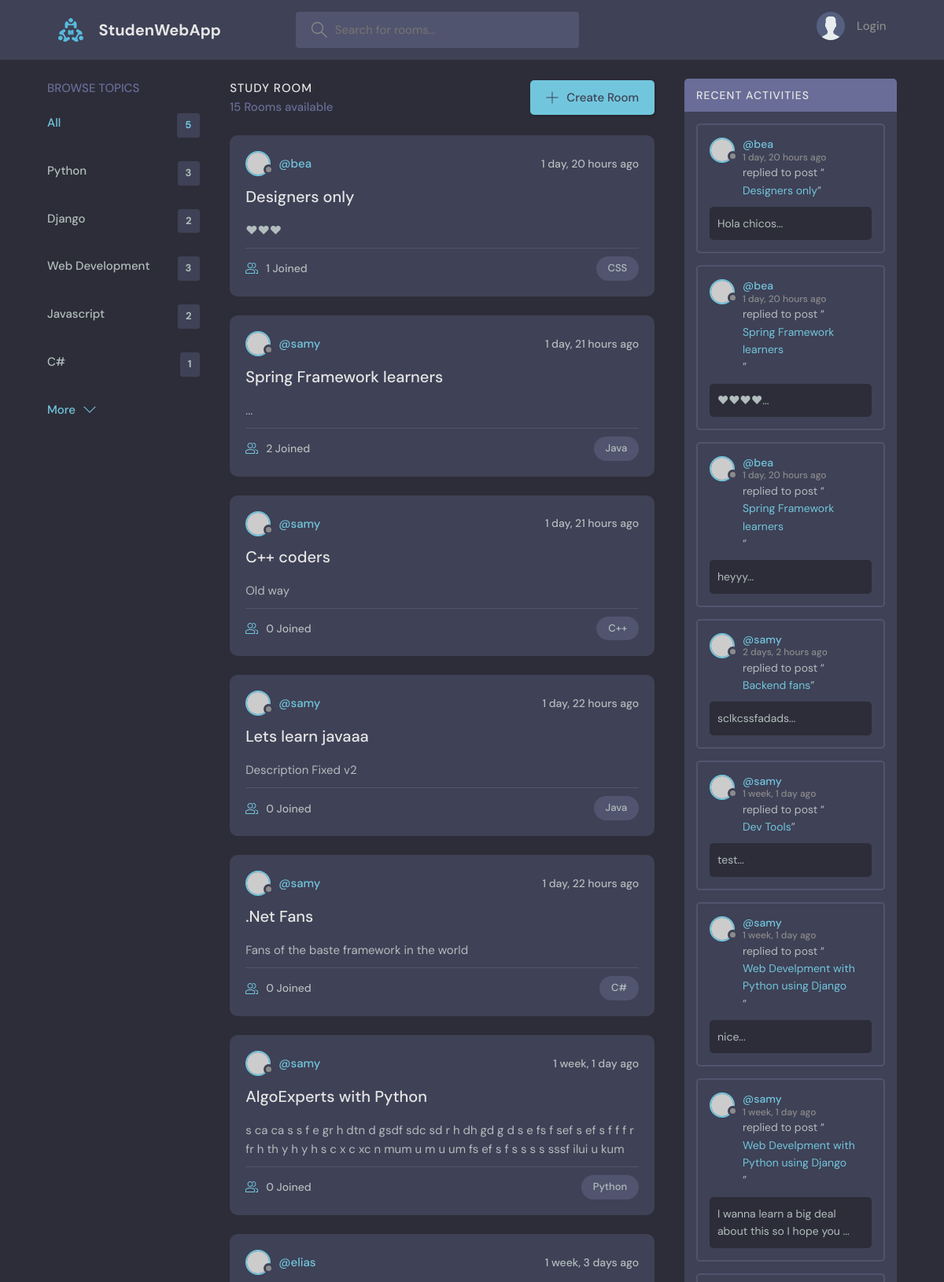
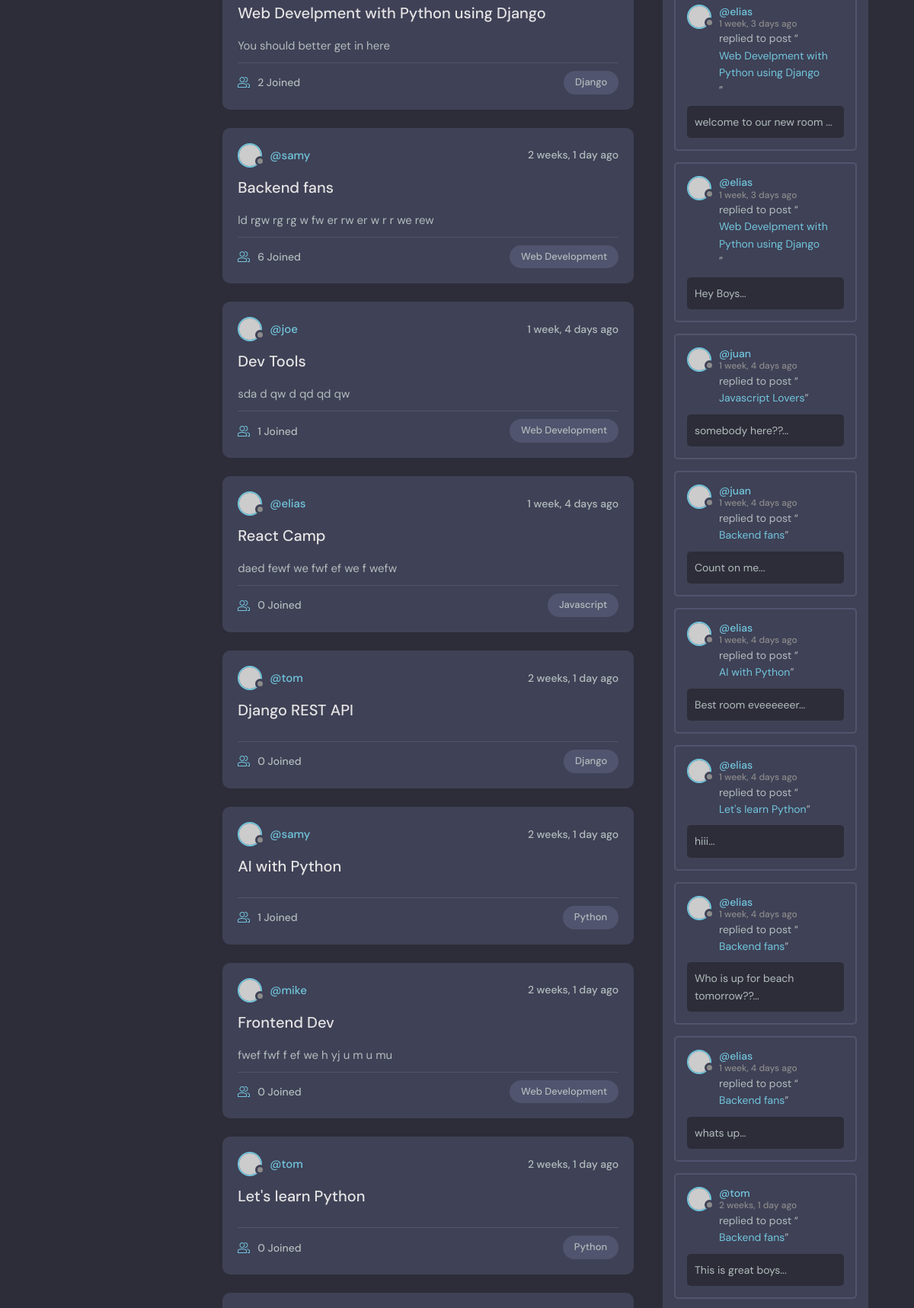
The page / (upper part) on the database its author committed (2 pictures, top to bottom).
### base/models.py (models this page shows, shortened)
class Topic(models.Model):
    name = models.CharField(max_length=200)

class Room(models.Model):
    host = models.ForeignKey(User, on_delete=models.SET_NULL, null=True)
    topic = models.ForeignKey(Topic, on_delete=models.SET_NULL, null=True)
    name = models.CharField(max_length=200)
    description = models.TextField(null=True, blank=True)
    participants = models.ManyToManyField(User, related_name="participants", blank=True)
    updated = models.DateTimeField(auto_now=True)
    created = models.DateTimeField(auto_now_add=True)
    class Meta:
        ordering = ['-updated','-created']

class Message(models.Model):
    user = models.ForeignKey(User, on_delete=models.CASCADE)
    room = models.ForeignKey( Room, on_delete=models.CASCADE)
    body = models.TextField()
    updated = models.DateTimeField(auto_now=True)
    created = models.DateTimeField(auto_now_add=True)
    class Meta:
        ordering = ['-updated','-created']
    def __str__(self) -> str:
        return self.body[0:50]

### base/views.py (the view)
# urls.py: path('', views.home, name="home"),
def home(request):
    q = request.GET.get('q') if request.GET.get('q') != None else ''
    rooms = Room.objects.filter(Q(topic__name__icontains = q) | Q(name__icontains = q) | Q(description__icontains = q))
    topics = Topic.objects.all()[0:5]
    room_count = rooms.count()
    room_messages = Message.objects.filter(Q(room__name__icontains = q))
    context =  {'rooms':rooms, "topics":topics, 'room_count': room_count, "room_messages": room_messages}
    return render(request, 'base/home.html', context)

### base/templates/base/home.html (shortened to what this page needs)
{% extends 'layout.html' %}
{% block mainBlock %}
<main class="layout layout--3">
  <div class="container">
    {% include 'base/topics_components.html' %}
    <div class="roomList">
      <div class="roomList__header">
        <div>
          <h2>Study Room</h2>
          <p>{{ room_count }} Rooms available</p>
        </div>
        <a class="btn btn--main" href="{% url 'create-room' %}">
          <svg version="1.1" xmlns="http://www.w3.org/2000/svg" width="32" height="32" viewBox="0 0 32 32">
            <title>add</title>
            <path
              d="M16.943 0.943h-1.885v14.115h-14.115v1.885h14.115v14.115h1.885v-14.115h14.115v-1.885h-14.115v-14.115z"
            ></path>
          </svg>
          Create Room
        </a>
      </div>
      {% include 'base/feed_component.html' %}
    </div>
    {% include 'base/activity_component.html' %}
  </div>
</main>
{% endblock mainBlock %}

### base/templates/base/topics_components.html
<div class="topics">
    <div class="topics__header">
      <h2>Browse Topics</h2>
    </div>
    <ul class="topics__list">
      <li>
        <a href="{% url 'home' %}" class="active">All <span>{{ topics.count }}</span></a>
      </li>
      {% for topic in topics  %}
        <li>
            <a href="{% url 'home' %}?q={{ topic.name }}">{{ topic.name }}<span>{{ topic.room_set.all.count }}</span></a>
        </li>
      {% endfor %}
    </ul>
    <a class="btn btn--link" href="{% url 'topics' %}">
      More
      <svg version="1.1" xmlns="http://www.w3.org/2000/svg" width="32" height="32" viewBox="0 0 32 32">
        <title>chevron-down</title>
        <path d="M16 21l-13-13h-3l16 16 16-16h-3l-13 13z"></path>
      </svg>
    </a>
  </div>

### base/templates/base/feed_component.html (shortened to what this page needs)
{% for room in rooms %}
    <div class="roomListRoom">
        <div class="roomListRoom__header">
            <a href="{% url 'user-profile' room.host.id %}" class="roomListRoom__author">
            <div class="avatar avatar--small">
                <img src="https://randomuser.me/api/portraits/women/11.jpg" />
            </div>
            <span>@{{ room.host.username}}</span>
            </a>
            <div class="roomListRoom__actions">
            <span>{{ room.created|timesince }} ago</span>
            </div>
        </div>
        <div class="roomListRoom__content">
            <a href="{% url 'room' room.id %}">{{ room.name }}</a>
            <p>
                {{ room.description }}
            </p>
        </div>
        <div class="roomListRoom__meta">
            <a href="{% url 'room' room.id %}" class="roomListRoom__joined">
            {{ room.participants.all.count }} Joined
            </a>
            <p class="roomListRoom__topic">{{ room.topic.name }}</p>
        </div>
    </div>
{% endfor %}

### base/templates/base/activity_component.html (shortened to what this page needs)
<div class="activities">
    <div class="activities__header">
      <h2>Recent Activities</h2>
    </div>
    {% for sms in room_messages %}
        <div class="activities__box">
            <div class="activities__boxHeader roomListRoom__header">
                <a href="{% url 'user-profile' sms.user.id %}" class="roomListRoom__author">
                <div class="avatar avatar--small">
                    <img src="https://randomuser.me/api/portraits/women/11.jpg" />
                </div>
                <p>
                    @{{ sms.user }}
                    <span>{{ sms.created|timesince}} ago</span>
                </p>
                </a>
            </div>
            <div class="activities__boxContent">
                <p>replied to post “<a href="{% url 'room' sms.room.id %}">{{ sms.room.name }}</a>”</p>
                <div class="activities__boxRoomContent">
                    {{sms}}...
                </div>
            </div>
        </div>
    {% endfor %}
</div>

### rows shown on the page
Topic: name "Python", room_set.all.count "3"
Topic: name "Django", room_set.all.count "2"
Topic: name "Web Development", room_set.all.count "3"
Topic: name "Javascript", room_set.all.count "2"
Topic: name "C#", room_set.all.count "1"
Room: host.username "bea", created "1 day, 20 hours", name "Designers only", description "❤❤❤", participants.all.count "1", topic.name "CSS"
Room: host.username "samy", created "1 day, 21 hours", name "Spring Framework learners", description "...", participants.all.count "2", topic.name "Java"
Room: host.username "samy", created "1 day, 21 hours", name "C++ coders", description "Old way", participants.all.count "0", topic.name "C++"
Room: host.username "samy", created "1 day, 22 hours", name "Lets learn javaaa", description "Description Fixed v2", participants.all.count "0", topic.name "Java"
Room: host.username "samy", created "1 day, 22 hours", name ".Net Fans", description "Fans of the baste framework in the world", participants.all.count "0", topic.name "C#"
Room: host.username "samy", created "1 week, 1 day", name "AlgoExperts with Python", description "s ca ca s s f e gr h dtn d gsdf sdc sd r h dh gd g d s e fs f sef s ef s f f f r fr h th y h y h s c x c xc n mum u m u um fs ef s f s s s s sssf ilui u kum", participants.all.count "0", topic.name "Python"
Room: host.username "elias", created "1 week, 3 days", name "Web Develpment with Python using Django", description "You should better get in here", participants.all.count "2", topic.name "Django"
Room: host.username "samy", created "2 weeks, 1 day", name "Backend fans", description "ld rgw rg rg w fw er rw er w r r we rew", participants.all.count "6", topic.name "Web Development"
Room: host.username "joe", created "1 week, 4 days", name "Dev Tools", description "sda d qw d qd qd qw", participants.all.count "1", topic.name "Web Development"
Room: host.username "elias", created "1 week, 4 days", name "React Camp", description "daed fewf we fwf ef we f wefw", participants.all.count "0", topic.name "Javascript"
Room: host.username "tom", created "2 weeks, 1 day", name "Django REST API", participants.all.count "0", topic.name "Django"
Room: host.username "samy", created "2 weeks, 1 day", name "AI with Python", participants.all.count "1", topic.name "Python"
Room: host.username "mike", created "2 weeks, 1 day", name "Frontend Dev", description "fwef fwf f ef we h yj u m u mu", participants.all.count "0", topic.name "Web Development"
Room: host.username "tom", created "2 weeks, 1 day", name "Let's learn Python", participants.all.count "0", topic.name "Python"
Message: user "bea", created "1 day, 20 hours", room.name "Designers only", body "Hola chicos"
Message: user "bea", created "1 day, 20 hours", room.name "Spring Framework learners", body "❤❤❤❤"
Message: user "bea", created "1 day, 20 hours", room.name "Spring Framework learners", body "heyyy"
Message: user "samy", created "2 days, 2 hours", room.name "Backend fans", body "sclkcssfadads"
Message: user "samy", created "1 week, 1 day", room.name "Dev Tools", body "test"
Message: user "samy", created "1 week, 1 day", room.name "Web Develpment with Python using Django", body "nice"
Message: user "samy", created "1 week, 1 day", room.name "Web Develpment with Python using Django", body "I wanna learn a big deal about this so I hope you"
Message: user "elias", created "1 week, 3 days", room.name "Web Develpment with Python using Django", body "welcome to our new room"
Message: user "elias", created "1 week, 3 days", room.name "Web Develpment with Python using Django", body "Hey Boys"
Message: user "juan", created "1 week, 4 days", room.name "Javascript Lovers", body "somebody here??"
Message: user "juan", created "1 week, 4 days", room.name "Backend fans", body "Count on me"
Message: user "elias", created "1 week, 4 days", room.name "AI with Python", body "Best room eveeeeeer"
Message: user "elias", created "1 week, 4 days", room.name "Let's learn Python", body "hiii"
Message: user "elias", created "1 week, 4 days", room.name "Backend fans", body "Who is up for beach tomorrow??"
Message: user "elias", created "1 week, 4 days", room.name "Backend fans", body "whats up"
Message: user "tom", created "2 weeks, 1 day", room.name "Backend fans", body "This is great boys"

### other values the page prints
{{ topics.count }} "5"
{{ room_count }} "15"
